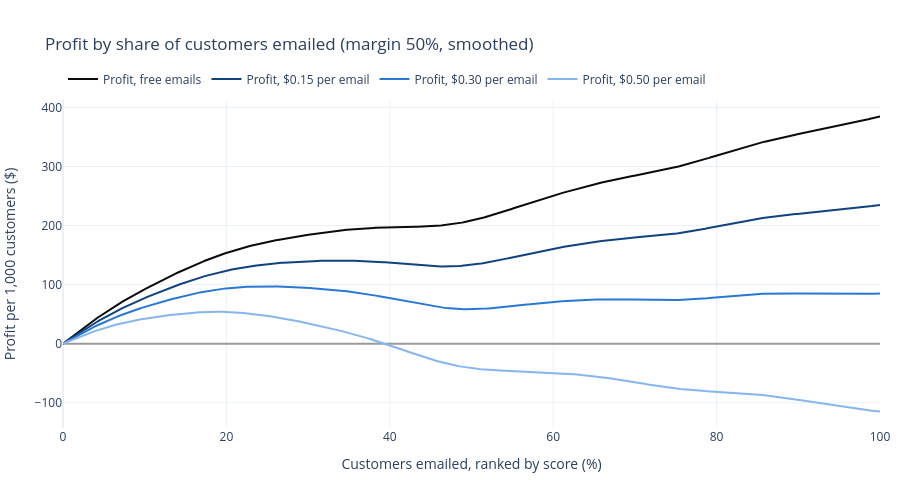

Notebook code for this chart:
### Markdown cell above
### Profit curves
Profit per 1,000 customers when the top X% of the T-learner ranking is emailed, $\text{Profit}(X) = m \cdot R(X) - c \cdot 1000 \cdot X$, for four email costs $c$: free (\$0) and the three costs above.

- **x-axis:** share of customers emailed, from the top of the ranking (%).
- **y-axis:** profit in \$ per 1,000 customers.
- **Lines:** one per email cost, from black (free) through dark blue (cheap) to light blue (expensive). Free emails cost nothing, so that line is just $m \cdot R(X)$. Every other line sits below it by the cost of the emails sent, $c \cdot 1000 \cdot X$, so the gap grows with the share emailed.

**How to read a line**
- **What it adds up:** $R(X)$ is the extra revenue caused by the email when the top X% is emailed: what the emailed customers in that group spend, minus what they would have spent without the email (estimated from the not-emailed customers in the same group). The margin $m$ = 50% keeps the part of it that is profit, and then the email costs are subtracted.
- **Running total:** the value at X% is the profit from everyone in the top X%, not from the customers at X%. With free emails, for example, emailing the top 25% brings in \$172 per 1,000 customers, and emailing everyone \$385 (half of \$770 of extra sales).
- **Slope: the profit of the next emails, per email.** It is what the next emails earn before their cost, minus $c$. Before costs (the slope of the free line), the next emails earn about \$0.92 each in the top 10%, about \$0.15 between 25% and 50%, and about \$0.35 after 50%. A line rises where the next emails earn more than they cost and falls where they earn less. For example, at \$0.30 per email between 25% and 50%: \$0.15 − \$0.30 = −\$0.15 per email, so profit falls.
- **Highest point:** the most profitable share to email at that cost; the printed lines above the chart give it.
- **Break-even** (profit = 0) is where a line crosses \$0. Dividing the free line by the number of emails sent gives what an email earns on average before its cost. It is lowest when everyone is emailed (\$0.38), so a cost below \$0.38 makes a profit whatever share is emailed, while a higher cost turns into a loss once too many customers are emailed.

**Smoothing.** $R(X)$ is noisy: only about 1 customer in 100 buys, so a few large orders create peaks that are not real. The profit curves are therefore smoothed with a Gaussian kernel. Each point becomes a weighted average of its neighbours, with weights following a normal curve whose standard deviation is $\sigma$ = 5% of customers (`SIGMA`). Bumps narrower than about $\sigma$ are averaged out. Both ends stay fixed, so emailing nobody (\$0) and emailing everyone keep their exact values.

`RANKING` sets which ranking is drawn (`"response_rank"` or `"rule_score"` work too). For `"rule_score"` the calculated line of the next subsection is drawn instead of a smoothed one.

### Code cell
RANKING = "uplift_rank"                                       # which ranking to draw
EMAIL_COSTS = [0.0] + COSTS                                   # $0 = free emails, then the three costs above
RAMP = ["#0b0b0b", "#104281", "#2a78d6", "#86b6ef"]           # darkest to lightest = free to expensive
SIGMA = 0.05                                                  # smoothing width: sd of the Gaussian kernel, as a share of customers


def smooth(curve, sigma):
    """Gaussian smoothing; odd reflection at the edges keeps both end points unchanged."""
    pad = 4 * sigma                                           # the kernel reaches 4 sd on each side
    padded = np.pad(curve, pad, mode="reflect", reflect_type="odd")
    return gaussian_filter1d(padded, sigma)[pad:-pad]


def block_line(frac, curve, score):
    """Expected curve of a ranking with tied scores: a straight line within each block of equal scores.

    Customers with the same score are emailed in random order, so on average each extra email in a block adds
    that block's average: only the block ends carry information.
    """
    shares = (score.value_counts().sort_index(ascending=False).cumsum() / len(score)).to_numpy()
    knots = np.r_[0.0, shares]                                # 0, end of block 1, ..., 1
    return np.interp(frac, knots, np.interp(knots, frac, curve))


frac, revenue = uplift_curve(df["spend"], df["t"], df[RANKING])
idx = np.r_[0:len(frac):100, len(frac) - 1]
x = frac[idx] * 100

fig = go.Figure()
for cost, color in zip(EMAIL_COSTS, RAMP):
    label = "free emails" if cost == 0 else f"${cost:.2f} per email"
    if RANKING == "rule_score":     # random order after the "Both" buyers: draw the calculated line (see below)
        profit = MARGIN * block_line(frac, revenue, df[RANKING]) - cost * 1000 * frac
    else:
        profit = smooth(MARGIN * revenue - cost * 1000 * frac, int(SIGMA * len(frac)))
    best = np.argmax(profit)
    print(f"{label}: best to email the top {frac[best]:.0%} "
          f"(${profit[best]:.0f} vs ${profit[-1]:.0f} emailing everyone, per 1,000 customers)")
    fig.add_trace(go.Scatter(
        x=x, y=profit[idx], name=f"Profit, {label}", mode="lines",
        line=dict(color=color, width=2),
        hovertemplate="Top %{x:.0f}%: $%{y:.0f} profit per 1,000 customers<extra>" + label + "</extra>",
    ))
fig.update_layout(
    title=f"Profit by share of customers emailed (margin {MARGIN:.0%}, "
          + ("calculated)" if RANKING == "rule_score" else "smoothed)"),
    template="plotly_white", height=480,
    xaxis=dict(title="Customers emailed, ranked by score (%)", range=[0, 100]),
    yaxis=dict(title="Profit per 1,000 customers ($)", zeroline=True, zerolinecolor=GREY),
    legend=dict(orientation="h", yanchor="bottom", y=1.02, xanchor="left", x=0),
    margin=dict(l=10, r=10, t=100, b=10),
)
fig.show()

### Figure 1 — Plotly figure (JSON) as saved in the notebook; plotly's stock layout.template omitted (floating-point values rounded to 4 significant figures; data arrays with more than 128 entries replaced by an {"elided": "..."} marker saying what was removed)
{"data": [{"hovertemplate": "Top %{x:.0f}%: $%{y:.0f} profit per 1,000 customers<extra>free emails</extra>", "line": {"color": "#0b0b0b", "width": 2}, "mode": "lines", "name": "Profit, free emails", "type": "scatter", "x": {"elided": "428 float values"}, "y": {"elided": "428 float values"}}, {"hovertemplate": "Top %{x:.0f}%: $%{y:.0f} profit per 1,000 customers<extra>$0.15 per email</extra>", "line": {"color": "#104281", "width": 2}, "mode": "lines", "name": "Profit, $0.15 per email", "type": "scatter", "x": {"elided": "428 float values"}, "y": {"elided": "428 float values"}}, {"hovertemplate": "Top %{x:.0f}%: $%{y:.0f} profit per 1,000 customers<extra>$0.30 per email</extra>", "line": {"color": "#2a78d6", "width": 2}, "mode": "lines", "name": "Profit, $0.30 per email", "type": "scatter", "x": {"elided": "428 float values"}, "y": {"elided": "428 float values"}}, {"hovertemplate": "Top %{x:.0f}%: $%{y:.0f} profit per 1,000 customers<extra>$0.50 per email</extra>", "line": {"color": "#86b6ef", "width": 2}, "mode": "lines", "name": "Profit, $0.50 per email", "type": "scatter", "x": {"elided": "428 float values"}, "y": {"elided": "428 float values"}}], "layout": {"height": 480, "legend": {"orientation": "h", "x": 0, "xanchor": "left", "y": 1.02, "yanchor": "bottom"}, "margin": {"b": 10, "l": 10, "r": 10, "t": 100}, "title": {"text": "Profit by share of customers emailed (margin 50%, smoothed)"}, "xaxis": {"range": [0, 100], "title": {"text": "Customers emailed, ranked by score (%)"}}, "yaxis": {"title": {"text": "Profit per 1,000 customers ($)"}, "zeroline": true, "zerolinecolor": "#9b9a95"}}}
